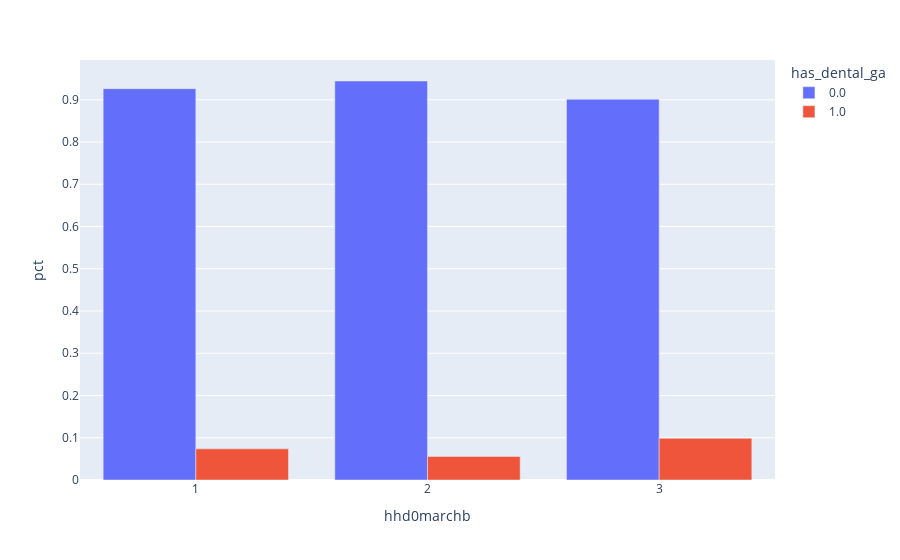
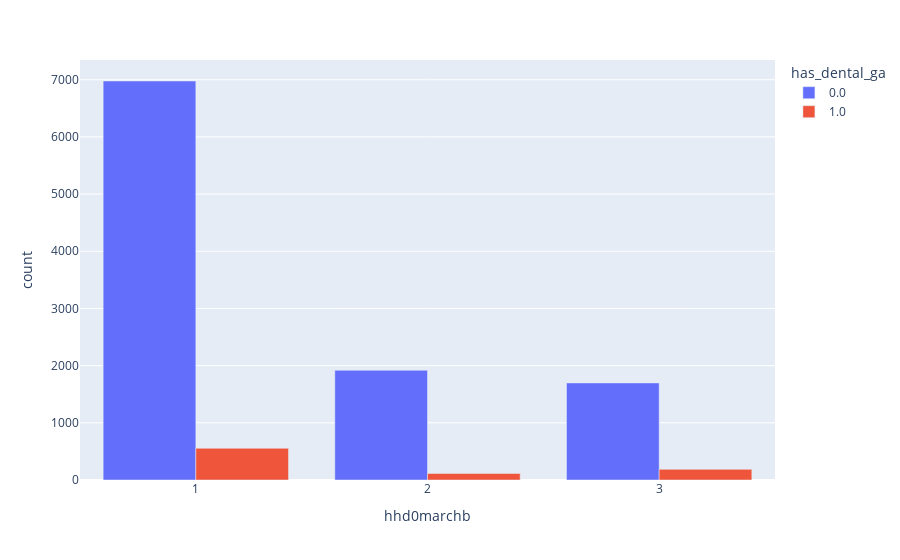

Here is the notebook cell these charts were saved with, in order:
### Code cell
plot_ga_rate_comparison("hhd0marchb")

### Figure 1 — Plotly figure (JSON) as saved in the notebook; plotly's stock layout.template omitted (floating-point values rounded to 4 significant figures)
{"data": [{"alignmentgroup": "True", "hovertemplate": "has_dental_ga=0.0<br>hhd0marchb=%{x}<br>pct=%{y}<extra></extra>", "legendgroup": "0.0", "marker": {"color": "#636efa"}, "name": "0.0", "offsetgroup": "0.0", "orientation": "v", "showlegend": true, "textposition": "auto", "type": "bar", "x": [1.0, 2.0, 3.0], "xaxis": "x", "y": [0.9263, 0.9444, 0.9013], "yaxis": "y"}, {"alignmentgroup": "True", "hovertemplate": "has_dental_ga=1.0<br>hhd0marchb=%{x}<br>pct=%{y}<extra></extra>", "legendgroup": "1.0", "marker": {"color": "#EF553B"}, "name": "1.0", "offsetgroup": "1.0", "orientation": "v", "showlegend": true, "textposition": "auto", "type": "bar", "x": [1.0, 2.0, 3.0], "xaxis": "x", "y": [0.07368, 0.05561, 0.09873], "yaxis": "y"}], "layout": {"barmode": "group", "legend": {"title": {"text": "has_dental_ga"}, "tracegroupgap": 0}, "margin": {"t": 60}, "xaxis": {"anchor": "y", "domain": [0.0, 1.0], "title": {"text": "hhd0marchb"}}, "yaxis": {"anchor": "x", "domain": [0.0, 1.0], "title": {"text": "pct"}}}}

### Figure 2 — Plotly figure (JSON) as saved in the notebook; plotly's stock layout.template omitted (floating-point values rounded to 4 significant figures)
{"data": [{"alignmentgroup": "True", "hovertemplate": "has_dental_ga=0.0<br>hhd0marchb=%{x}<br>count=%{y}<extra></extra>", "legendgroup": "0.0", "marker": {"color": "#636efa"}, "name": "0.0", "offsetgroup": "0.0", "orientation": "v", "showlegend": true, "textposition": "auto", "type": "bar", "x": [1.0, 2.0, 3.0], "xaxis": "x", "y": [6978, 1919, 1698], "yaxis": "y"}, {"alignmentgroup": "True", "hovertemplate": "has_dental_ga=1.0<br>hhd0marchb=%{x}<br>count=%{y}<extra></extra>", "legendgroup": "1.0", "marker": {"color": "#EF553B"}, "name": "1.0", "offsetgroup": "1.0", "orientation": "v", "showlegend": true, "textposition": "auto", "type": "bar", "x": [1.0, 2.0, 3.0], "xaxis": "x", "y": [555, 113, 186], "yaxis": "y"}], "layout": {"barmode": "group", "legend": {"title": {"text": "has_dental_ga"}, "tracegroupgap": 0}, "margin": {"t": 60}, "xaxis": {"anchor": "y", "domain": [0.0, 1.0], "title": {"text": "hhd0marchb"}}, "yaxis": {"anchor": "x", "domain": [0.0, 1.0], "title": {"text": "count"}}}}
